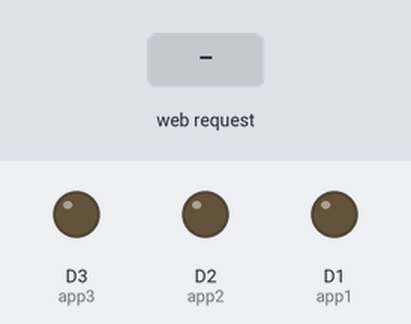
A sketch run on a simulated ESP8266 (NodeMCU). On the bench: output pins drawn as LEDs (lit = HIGH). The test bench sets the inputs (shaded band). WiFi joins after 1.5 s; servers stay silent unless stated; what the sketch prints to the serial monitor is not drawn.

Above: at 2.7 s.
2.8 s: HTTP request GET /app1/on received
At 3.1 s:
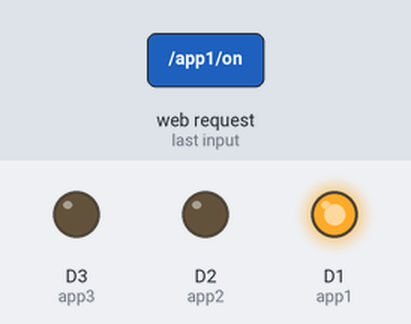
4.3 s: HTTP request GET /app2/on received
At 5.4 s:
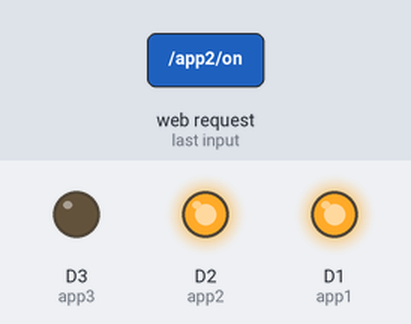
5.8 s: HTTP request GET /app1/off received
At 6.6 s:
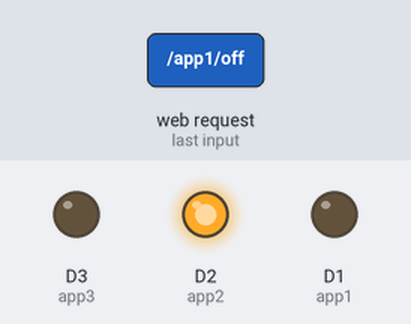
7.3 s: HTTP request GET /app3/on received
At 7.7 s:
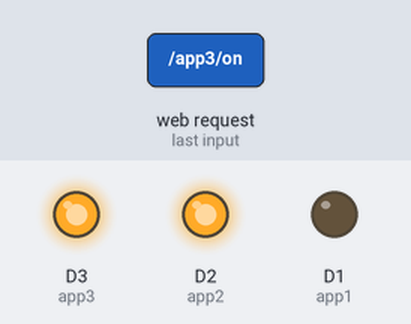
8.8 s: HTTP request GET /app2/off received
At 10.0 s:
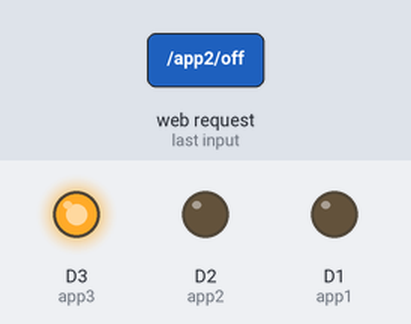
10.3 s: HTTP request GET /app3/off received
At 11.1 s:
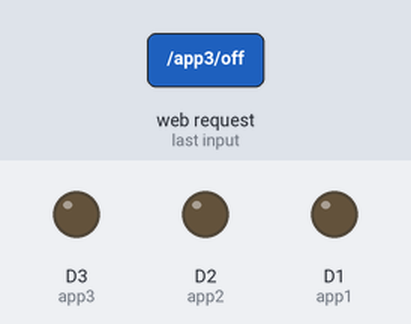
Timing chart, 0 to 12.8 s (numbered marks = the images above; inputs shaded):
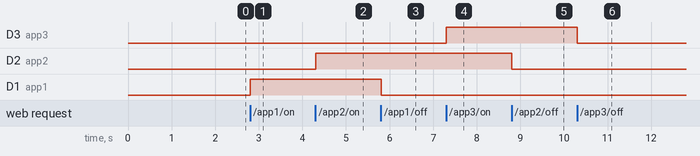

The sketch:

Home_Automation.ino
```cpp
#include <ESP8266WiFi.h>

// Add wifi access point credentiaals
const char* ssid     = "Koushik";
const char* password = "kkkkkkkk";

WiFiServer server(80);// Set port to 80


String header; // This storees the HTTP request

// Declare the pins to which the appliances are connected via relays
int app1 = D1; //appliance 1
int app2 = D2; //appliance 2`
int app3 = D3; //appliance 3
//you can add more more appliances below.

String app1state = "off";// state of appliance1
String app2state = "off";// state of appliance2
String app3state = "off";// state of appliance3

void setup() {
  Serial.begin(115200);
  // Set the pinmode of the pins to which the LEDs are connected and turn them low to prevent flunctuations
  pinMode(app1, OUTPUT);
  pinMode(app2, OUTPUT);
  pinMode(app3, OUTPUT);
  digitalWrite(app1, LOW);
  digitalWrite(app2, LOW);
  digitalWrite(app3, LOW);
  //connect to access point
  WiFi.begin(ssid, password);
  Serial.print("Connecting to ");
  Serial.println(ssid);
  while (WiFi.status() != WL_CONNECTED) {
    delay(500);
    Serial.print(".");
  }
  // Print local IP address and start web server
  Serial.println("");
  Serial.println("WiFi connected.");
  Serial.println("IP address: ");
  Serial.println(WiFi.localIP());// this will display the Ip address of the Pi which should be entered into your browser
  server.begin();
}

void loop() {
  WiFiClient client = server.available();   // Listen for incoming clients

  if (client) {                             // If a new client connects,
    String currentLine = "";                // make a String to hold incoming data from the client
    while (client.connected()) {            // loop while the client's connected
      if (client.available()) {             // if there's bytes to read from the client,
        char c = client.read();             // read a byte, then
        Serial.write(c);                    // print it out the serial monitor
        header += c;
        if (c == '\n') {                    // if the byte is a newline character
          // if the current line is blank, you got two newline characters in a row.
          // that's the end of the client HTTP request, so send a response:
          if (currentLine.length() == 0) {
            // HTTP headers always start with a response code (e.g. HTTP/1.1 200 OK)
            // and a content-type so the client knows what's coming, then a blank line:
            client.println("HTTP/1.1 200 OK");
            client.println("Content-type:text/html");
            client.println("Connection: close");
            client.println();

            // turns the GPIOs on and off
            if (header.indexOf("GET /app1/on") >= 0) {
              Serial.println("App 1 on");
              app1state = "on";
              digitalWrite(app1, HIGH);
            } else if (header.indexOf("GET /app1/off") >= 0) {
              Serial.println("App 1 off");
              app1state = "off";
              digitalWrite(app1, LOW);
            } else if (header.indexOf("GET /app2/on") >= 0) {
              Serial.println("App 2 on");
              app2state = "on";
              digitalWrite(app2, HIGH);
            } else if (header.indexOf("GET /app2/off") >= 0) {
              Serial.println("App 2 off");
              app2state = "off";
              digitalWrite(app2, LOW);
            } else if (header.indexOf("GET /app3/on") >= 0) {
              Serial.println("App 3 on");
              app3state = "on";
              digitalWrite(app3, HIGH);
            } else if (header.indexOf("GET /app3/off") >= 0) {
              Serial.println("App 3 off");
              app3state = "off";
              digitalWrite(app3, LOW);
            }


            // Display the HTML web page
            client.println("<!DOCTYPE html><html>");
            client.println("<head><meta name=\"viewport\" content=\"width=device-width, initial-scale=1\">");
            client.println("<link rel=\"icon\" href=\"data:,\">");
            // CSS to style the on/off buttons
            // Feel free to change the background-color and font-size attributes to fit your preferences
            client.println("<style>html { font-family: Helvetica; display: inline-block;background-image: linear-gradient(to right,#20bdff, #a5fecb); margin: 0px auto; text-align: center;}");
            client.println(".button {background-image:#26a0da; border-radius:10px; padding: 16px 40px;");
            client.println("text-decoration: none; font-size: 30px; margin: 2px; cursor: pointer;}");
            client.println(".button2 {background-image: linear-gradient(to right, #26a0da  51%, #314755  100%)}</style></head>");

            // Web Page Heading
            client.println("<body><div style='background-image: linear-gradient(to right,#fff 50%)'><h1><b> Automated Home Appliances Control through Server </b></div></h1><br>");


            // Display current state, and ON/OFF buttons for GPIO 5
            client.println("<p><b>Led Bulb is " + app1state + "</b></p>");
            // If Appliance 1 is off, it displays the ON button
            if (app1state == "off") {
              client.println("<p><a href=\"/app1/on\"><button class=\"button\">ON</button></a></p>");
            } else {
              client.println("<p><a href=\"/app1/off\"><button class=\"button button2\">OFF</button></a></p>");
            }

            // Display current state, and ON/OFF buttons for GPIO 4
            client.println("<p><b>Tube Light is " + app2state + "</b></p>");
            // If Appliance 2 is off, it displays the ON button
            if (app2state == "off") {
              client.println("<p><a href=\"/app2/on\"><button class=\"button\">ON</button></a></p>");
            } else {
              client.println("<p><a href=\"/app2/off\"><button class=\"button button2\">OFF</button></a></p>");
            }

             // Display current state, and ON/OFF buttons for GPIO 3
            client.println("<p><b>Fan is " + app3state + "</b></p>");
            // If Appliance 3 is off, it displays the ON button
            if (app3state == "off") {
              client.println("<p><a href=\"/app3/on\"><button class=\"button\">ON</button></a></p>");
            } else {
              client.println("<p><a href=\"/app3/off\"><button class=\"button button2\">OFF</button></a></p>");
            }
            client.println("<br><br>");
            client.println("<footer><marquee behavior='scroll' direction='up' scrollamount='0.8' style= 'color:blue' margin: '2px';><b> Designed & Developed by Koushik Sadhu</marquee></footer>");
            client.println("</body></html>");

            // The HTTP response ends with another blank line
            client.println();
            // Break out of the while loop
            break;
          } else { // if you got a newline, then clear currentLine
            currentLine = "";
          }
        } else if (c != '\r') {  // if you got anything else but a carriage return character,
          currentLine += c;      // add it to the end of the currentLine
        }
      }
    }
    // Clear the header variable
    header = "";
    // Close the connection
    client.stop();
    Serial.println("Client disconnected.");
    Serial.println("");
  }
}
```

Measured:
- after the input at 2.8 s, D1 (app1): LOW → HIGH at once
- after the input at 4.3 s, D2 (app2): LOW → HIGH at once
- after the input at 5.8 s, D1 (app1): HIGH → LOW at once
- after the input at 7.3 s, D3 (app3): LOW → HIGH at once
- after the input at 8.8 s, D2 (app2): HIGH → LOW at once
- after the input at 10.3 s, D3 (app3): HIGH → LOW at once
